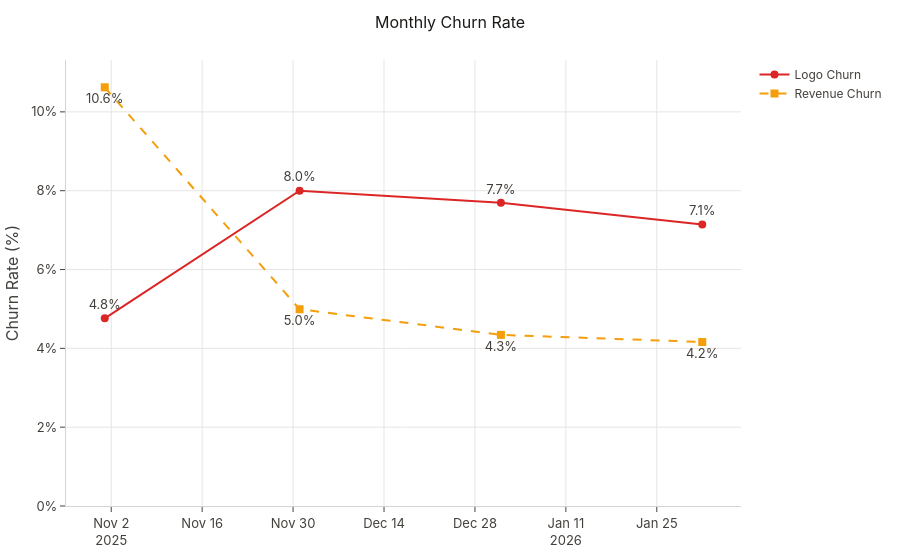

The code cell stored with this chart in its notebook:
### Code cell
reports.churn.plot_timeline(churn_df)

### Figure 1 — Plotly figure (JSON) as saved in the notebook; plotly's stock layout.template omitted (floating-point values rounded to 4 significant figures)
{"data": [{"line": {"color": "#DC2626", "width": 2}, "marker": {"size": 8}, "mode": "lines+markers+text", "name": "Logo Churn", "text": ["4.8%", "8.0%", "7.7%", "7.1%"], "textposition": "top center", "type": "scatter", "x": ["2025-11", "2025-12", "2026-01", "2026-02"], "y": [4.762, 8.0, 7.692, 7.143]}, {"line": {"color": "#F59E0B", "dash": "dash", "width": 2}, "marker": {"size": 8, "symbol": "square"}, "mode": "lines+markers+text", "name": "Revenue Churn", "text": ["10.6%", "5.0%", "4.3%", "4.2%"], "textposition": "bottom center", "type": "scatter", "x": ["2025-11", "2025-12", "2026-01", "2026-02"], "y": [10.62, 4.992, 4.342, 4.161]}], "layout": {"title": {"text": "Monthly Churn Rate"}, "yaxis": {"rangemode": "tozero", "ticksuffix": "%", "title": {"text": "Churn Rate (%)"}}}}
